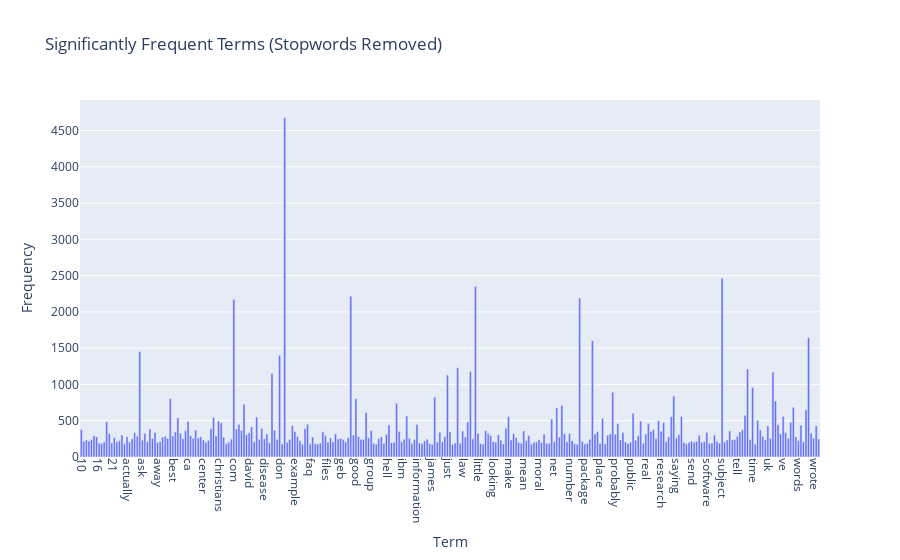

Write notebook code for a chart like this one.
### Markdown cell above
As we have used a statistical approach to determine where to establish the cutoff for "highly frequent words", it is mandatory to mention that this test is biased by the fact that the tokenization has removed all "stopwords" from the data, these words, that do not carry a significant portion of the meaning represent a large portion when it comes to word frequency.

As a result, our test ends up being btoo "pessimistic" and results to considering some words as not significantly frequent

### Code cell
# Get English stopwords from sklearn
stop_words = text.ENGLISH_STOP_WORDS

# Filter out stopwords from terms and corresponding frequencies
filtered_indices = [i for i, term in enumerate(terms) if term not in stop_words]
filtered_terms = terms[filtered_indices]
filtered_term_frequencies = term_frequencies[filtered_indices]

# Calculate z-scores for filtered term frequencies
filtered_term_freq_zscores = zscore(filtered_term_frequencies)

# We choose a significance threshold of z > 3 for significant terms
significant_indices = np.where(filtered_term_freq_zscores > 3)[0]
significant_terms = filtered_terms[significant_indices]
significant_freqs = filtered_term_frequencies[significant_indices]
print(f"Number of significantly frequent terms (excluding stopwords): {len(significant_terms)}")

fig = px.bar(
    x=significant_terms,
    y=significant_freqs,
    labels={'x': 'Term', 'y': 'Frequency'},
    title='Significantly Frequent Terms (Stopwords Removed)'
)
fig.update_layout(xaxis_tickangle=90)
fig.show()

### Figure 1 — Plotly figure (JSON) as saved in the notebook; plotly's stock layout.template omitted (floating-point values rounded to 4 significant figures; data arrays with more than 128 entries replaced by an {"elided": "..."} marker saying what was removed)
{"data": [{"hovertemplate": "Term=%{x}<br>Frequency=%{y}<extra></extra>", "legendgroup": "", "marker": {"color": "#636efa", "pattern": {"shape": ""}}, "name": "", "orientation": "v", "showlegend": false, "textposition": "auto", "type": "bar", "x": {"elided": "291 str values"}, "xaxis": "x", "y": {"elided": "291 int values"}, "yaxis": "y"}], "layout": {"barmode": "relative", "legend": {"tracegroupgap": 0}, "title": {"text": "Significantly Frequent Terms (Stopwords Removed)"}, "xaxis": {"anchor": "y", "domain": [0, 1], "tickangle": 90, "title": {"text": "Term"}}, "yaxis": {"anchor": "x", "domain": [0, 1], "title": {"text": "Frequency"}}}}
